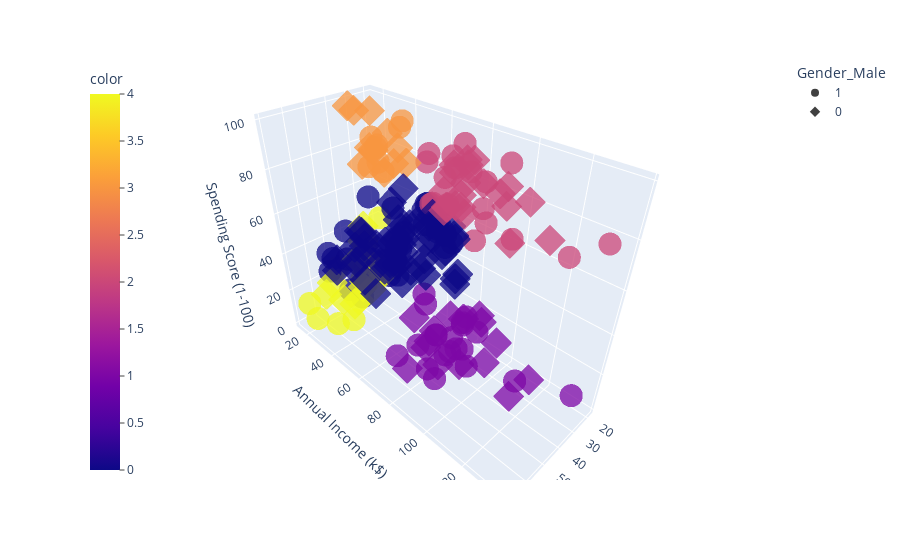

Notebook code cell kept with this figure:
### Markdown cell above
Let's plot a 3-D scatterplot along with the customers separated by gender based on shapes - circle and diamond.

### Code cell
import plotly.express as px
fig = px.scatter_3d(df, x='Age', y='Annual Income (k$)', z='Spending Score (1-100)', color=model.fit_predict(df), symbol='Gender_Male', opacity=0.75)
fig.update_layout(coloraxis_colorbar=dict(yanchor="top", y=1, x=0, ticks="outside")) 
# fig.update_layout is being used to make the 'color' legend shift towards left side, otherwise the 'color' and 'Gender_Male' legends overlap
# fig.show()

### Figure 1 — Plotly figure (JSON) as saved in the notebook; plotly's stock layout.template omitted (floating-point values rounded to 4 significant figures)
{"data": [{"hovertemplate": "Gender_Male=1<br>Age=%{x}<br>Annual Income (k$)=%{y}<br>Spending Score (1-100)=%{z}<br>color=%{marker.color}<extra></extra>", "legendgroup": "1", "marker": {"color": [4, 3, 4, 4, 4, 3, 3, 4, 4, 3, 3, 3, 0, 4, 4, 3, 3, 4, 0, 0, 0, 0, 0, 0, 0, 0, 0, 0, 0, 0, 0, 0, 0, 0, 0, 0, 0, 0, 0, 0, 0, 0, 0, 0, 0, 0, 0, 0, 0, 0, 2, 1, 2, 1, 2, 1, 2, 1, 2, 1, 2, 1, 2, 1, 2, 1, 2, 1, 1, 1, 1, 1, 2, 1, 2, 1, 2, 1, 2, 1, 2, 1, 2, 2, 1, 2, 1, 2], "coloraxis": "coloraxis", "opacity": 0.75, "symbol": "circle"}, "mode": "markers", "name": "1", "scene": "scene", "showlegend": true, "type": "scatter3d", "x": [19, 21, 64, 67, 37, 22, 20, 52, 35, 25, 31, 29, 35, 60, 53, 18, 24, 48, 33, 59, 47, 69, 53, 70, 19, 63, 18, 19, 70, 59, 26, 40, 57, 38, 67, 48, 18, 48, 24, 48, 20, 67, 26, 49, 54, 68, 66, 65, 19, 27, 39, 43, 40, 59, 38, 47, 39, 20, 32, 19, 32, 25, 28, 48, 34, 43, 39, 37, 34, 19, 50, 42, 32, 40, 28, 36, 36, 58, 27, 59, 35, 46, 30, 28, 33, 32, 32, 30], "y": [15, 15, 19, 19, 20, 20, 21, 23, 24, 24, 25, 28, 28, 30, 33, 33, 38, 39, 42, 43, 43, 44, 46, 46, 46, 48, 48, 48, 49, 54, 54, 54, 54, 54, 54, 54, 59, 60, 60, 61, 61, 62, 62, 62, 63, 63, 63, 63, 64, 67, 69, 71, 71, 71, 71, 71, 71, 73, 73, 74, 75, 77, 77, 77, 78, 78, 78, 78, 78, 81, 85, 86, 87, 87, 87, 87, 87, 88, 88, 93, 93, 98, 99, 101, 113, 126, 137, 137], "z": [39, 81, 3, 14, 13, 79, 66, 29, 35, 73, 73, 82, 61, 4, 4, 92, 92, 36, 60, 60, 41, 46, 46, 56, 55, 51, 59, 59, 55, 47, 54, 48, 51, 55, 41, 46, 41, 49, 52, 42, 49, 59, 55, 56, 46, 43, 48, 52, 46, 56, 91, 35, 95, 11, 75, 9, 75, 5, 73, 10, 93, 12, 97, 36, 90, 17, 88, 1, 1, 5, 26, 20, 63, 13, 75, 10, 92, 15, 69, 14, 90, 15, 97, 68, 8, 74, 18, 83]}, {"hovertemplate": "Gender_Male=0<br>Age=%{x}<br>Annual Income (k$)=%{y}<br>Spending Score (1-100)=%{z}<br>color=%{marker.color}<extra></extra>", "legendgroup": "0", "marker": {"color": [4, 3, 4, 3, 4, 3, 3, 3, 4, 3, 4, 3, 4, 4, 4, 4, 3, 3, 4, 3, 4, 3, 4, 3, 4, 0, 4, 0, 0, 0, 0, 0, 0, 0, 0, 0, 0, 0, 0, 0, 0, 0, 0, 0, 0, 0, 0, 0, 0, 0, 0, 0, 0, 0, 0, 0, 0, 0, 0, 0, 0, 0, 0, 0, 0, 0, 0, 0, 0, 0, 0, 0, 0, 0, 2, 0, 2, 2, 1, 2, 1, 0, 2, 2, 1, 1, 2, 1, 2, 2, 2, 1, 2, 2, 2, 2, 1, 1, 2, 1, 2, 2, 1, 1, 1, 2, 1, 2, 2, 1, 2, 1], "coloraxis": "coloraxis", "opacity": 0.75, "symbol": "diamond"}, "mode": "markers", "name": "0", "scene": "scene", "showlegend": true, "type": "scatter3d", "x": [20, 23, 31, 22, 35, 23, 30, 35, 58, 24, 35, 35, 46, 54, 45, 40, 23, 21, 49, 21, 42, 30, 36, 20, 65, 31, 49, 24, 50, 27, 29, 31, 49, 31, 50, 51, 27, 67, 54, 43, 68, 32, 47, 60, 60, 45, 23, 49, 46, 21, 55, 22, 34, 50, 68, 40, 32, 47, 27, 23, 49, 21, 66, 19, 38, 18, 19, 63, 49, 51, 50, 38, 40, 23, 31, 25, 31, 29, 44, 35, 57, 28, 32, 32, 34, 44, 38, 47, 27, 30, 30, 56, 29, 31, 36, 33, 36, 52, 30, 37, 32, 29, 41, 54, 41, 36, 34, 32, 38, 47, 35, 45], "y": [16, 16, 17, 17, 18, 18, 19, 19, 20, 20, 21, 23, 25, 28, 28, 29, 29, 30, 33, 33, 34, 34, 37, 37, 38, 39, 39, 39, 40, 40, 40, 40, 42, 43, 43, 44, 46, 47, 47, 48, 48, 48, 49, 50, 50, 54, 54, 54, 54, 54, 57, 57, 58, 58, 59, 60, 60, 60, 60, 62, 62, 62, 63, 63, 64, 65, 65, 65, 65, 67, 67, 67, 69, 70, 70, 72, 72, 73, 73, 74, 75, 76, 76, 77, 78, 78, 78, 78, 78, 78, 78, 79, 79, 81, 85, 86, 87, 88, 88, 97, 97, 98, 99, 101, 103, 103, 103, 103, 113, 120, 120, 126], "z": [6, 77, 40, 76, 6, 94, 72, 99, 15, 77, 35, 98, 5, 14, 32, 31, 87, 73, 14, 81, 17, 73, 26, 75, 35, 61, 28, 65, 55, 47, 42, 42, 52, 54, 45, 50, 51, 52, 59, 50, 48, 47, 42, 49, 56, 53, 52, 42, 44, 57, 58, 55, 60, 46, 55, 40, 42, 47, 50, 41, 48, 42, 50, 54, 42, 48, 50, 43, 59, 43, 57, 40, 58, 29, 77, 34, 71, 88, 7, 72, 5, 40, 87, 74, 22, 20, 76, 16, 89, 78, 73, 35, 83, 93, 75, 95, 27, 13, 86, 32, 86, 88, 39, 24, 17, 85, 23, 69, 91, 16, 79, 28]}], "layout": {"coloraxis": {"colorbar": {"ticks": "outside", "title": {"text": "color"}, "x": 0, "y": 1, "yanchor": "top"}, "colorscale": [[0, "#0d0887"], [0.1111, "#46039f"], [0.2222, "#7201a8"], [0.3333, "#9c179e"], [0.4444, "#bd3786"], [0.5556, "#d8576b"], [0.6667, "#ed7953"], [0.7778, "#fb9f3a"], [0.8889, "#fdca26"], [1, "#f0f921"]]}, "legend": {"title": {"text": "Gender_Male"}, "tracegroupgap": 0}, "margin": {"t": 60}, "scene": {"domain": {"x": [0, 1], "y": [0, 1]}, "xaxis": {"title": {"text": "Age"}}, "yaxis": {"title": {"text": "Annual Income (k$)"}}, "zaxis": {"title": {"text": "Spending Score (1-100)"}}}}}
